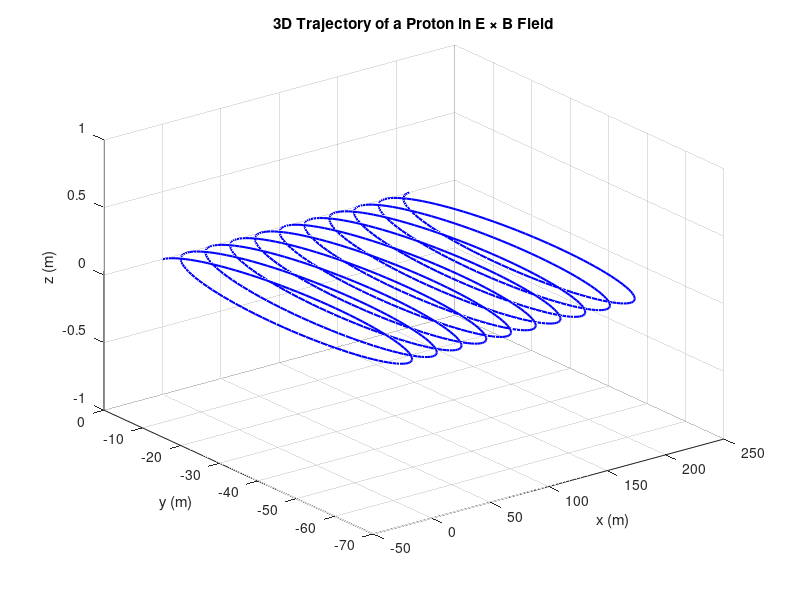
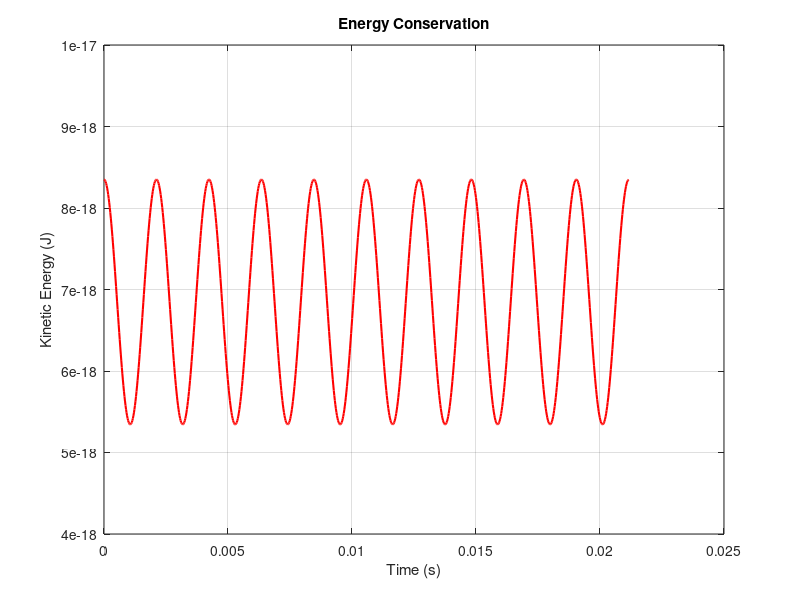

Recreate these plots in MATLAB, in order.
% Parameters
q_proton = 1.6e-19;  % Charge of a proton (C)
m_proton = 1.67e-27; % Mass of a proton (kg)
Bz = 31000e-9;       
Ey = 0.31;           

% Initial conditions
v_perp = 1e5;        %(m/s)
v_par = 0;           %(m/s)
v0 = [v_perp, 0, v_par]; % Initial velocity vector
x0 = [0, 0, 0];      % Initial position vector

% Time parameters
T_g = 2 * pi * m_proton / (q_proton * Bz); % Gyration period
dt = T_g / 100;      % Time step (s)
t_end = 10 * T_g;    % Gyrate for 10 periods.
t = 0:dt:t_end;      
n_steps = length(t); % Number of time steps

% Magnetic and electric fields
B = [0, 0, Bz];      
E = [0, Ey, 0];      

% Arrays to store position and velocity
x = zeros(n_steps, 3); 
v = zeros(n_steps, 3); 

% Set initial conditions
x(1, :) = x0;
v(1, :) = v0;

% Leapfrog-Boris integration
for i = 1:n_steps-1
    x_mid = x(i, :) + 0.5 * dt * v(i, :);
    
    % Boris rotation step
    t_b = (q_proton / m_proton) * 0.5 * dt * B;
    v_minus = v(i, :) + dt * 0.5 * q_proton * E / m_proton; 
    
    % Rotation due to magnetic field
    v_prime = v_minus + cross(v_minus, t_b); 
    v_plus = v_minus + 2 / (1 + norm(t_b)^2) * cross(v_prime, t_b);
    
    v(i+1, :) = v_plus + 0.5 * dt * q_proton * E / m_proton;
    x(i+1, :) = x_mid + 0.5 * dt * v(i+1, :);
end

% Energy Conservation
energy = 0.5 * m_proton * sum(v.^2, 2); % Kinetic energy (J)

gyro_radius = v_perp * m_proton / (q_proton * Bz);

v_drift = Ey / Bz;

% Plot trajectory
figure;
plot3(x(:, 1), x(:, 2), x(:, 3), 'b', 'LineWidth', 1.5);
xlabel('x (m)');
ylabel('y (m)');
zlabel('z (m)');
title('3D Trajectory of a Proton in E \times B Field');
grid on;
view(3);

% Plot energy conservation
figure;
plot(t, energy, 'r', 'LineWidth', 1.5);
xlabel('Time (s)');
ylabel('Kinetic Energy (J)');
title('Energy Conservation');
grid on;

% Display results
fprintf('Gyro-radius: %.3e m\n', gyro_radius);
fprintf('E × B drift velocity: %.3e m/s\n', v_drift);
fprintf('Initial energy: %.3e J\n', energy(1));
fprintf('Final energy: %.3e J\n', energy(end));